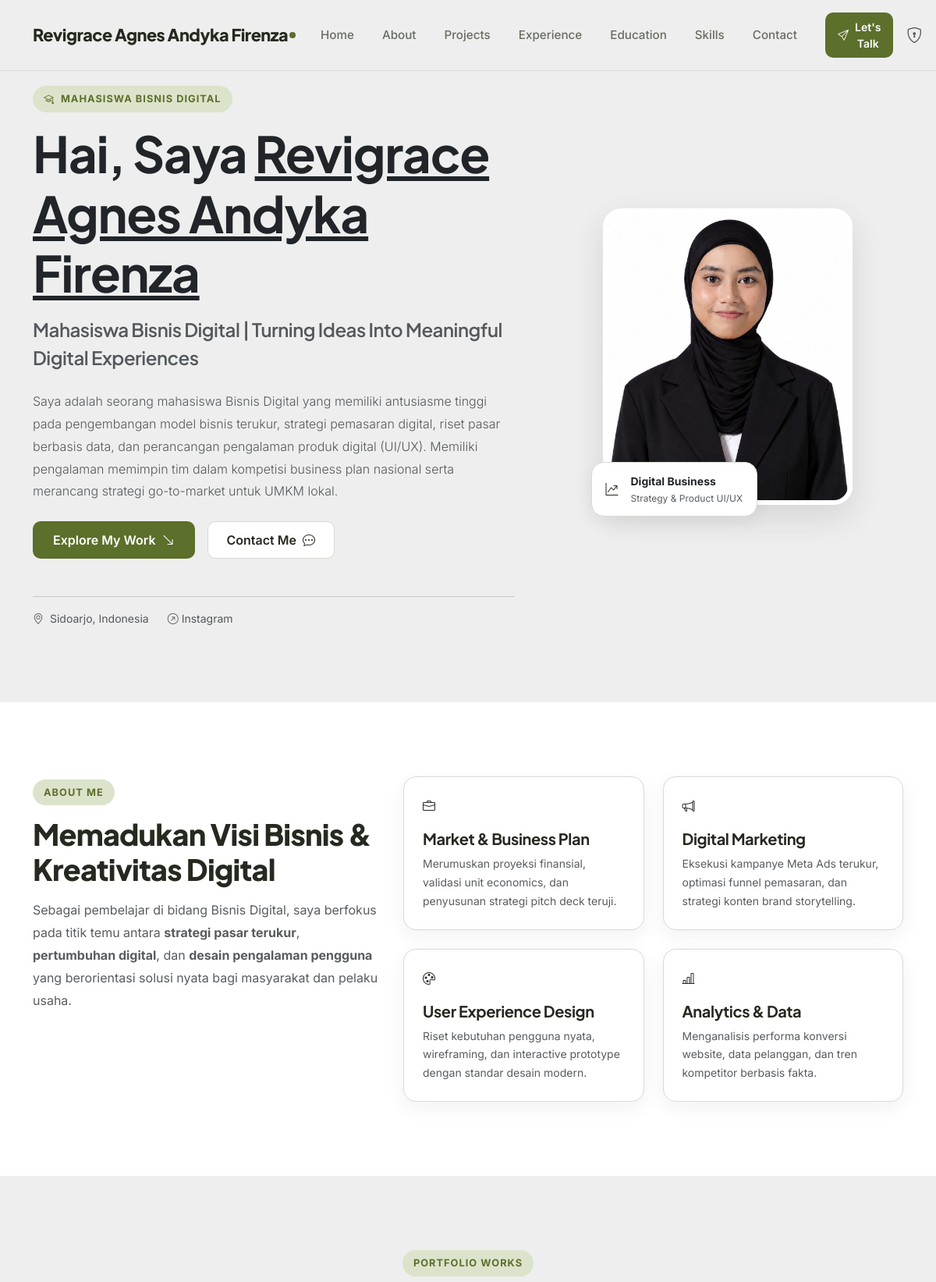
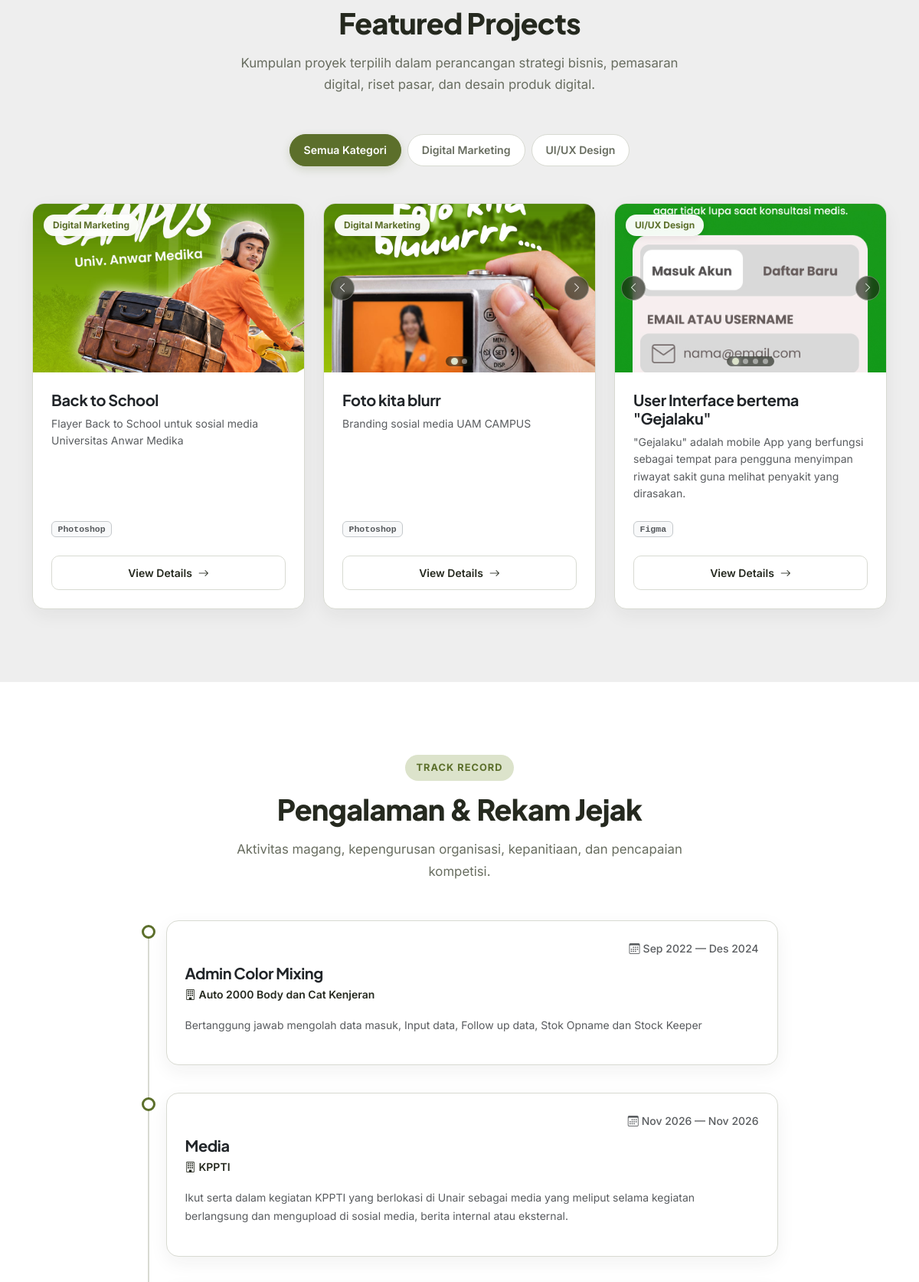
The page / (upper part) on the database its author committed (2 pictures, top to bottom).
### tables this page shows
CREATE TABLE `profile` (
  `id` int(11) NOT NULL AUTO_INCREMENT,
  `full_name` varchar(100) NOT NULL,
  `headline` varchar(180) NOT NULL,
  `about_me` text NOT NULL,
  `email` varchar(120) NOT NULL,
  `phone` varchar(30) DEFAULT NULL,
  `location` varchar(120) DEFAULT NULL,
  `avatar` varchar(255) DEFAULT NULL,
  `cv_path` varchar(255) DEFAULT NULL,
  `updated_at` timestamp NOT NULL DEFAULT current_timestamp() ON UPDATE current_timestamp(),
  PRIMARY KEY (`id`)
);

CREATE TABLE `social_links` (
  `id` int(11) NOT NULL AUTO_INCREMENT,
  `platform` varchar(50) NOT NULL,
  `url` varchar(255) NOT NULL,
  `is_active` tinyint(1) DEFAULT 1,
  `sort_order` int(11) DEFAULT 0,
  `created_at` timestamp NOT NULL DEFAULT current_timestamp(),
  `updated_at` timestamp NOT NULL DEFAULT current_timestamp() ON UPDATE current_timestamp(),
  PRIMARY KEY (`id`)
);

CREATE TABLE `projects` (
  `id` int(11) NOT NULL AUTO_INCREMENT,
  `title` varchar(150) NOT NULL,
  `category_id` int(10) unsigned DEFAULT NULL,
  `slug` varchar(180) NOT NULL,
  `category` varchar(80) NOT NULL,
  `short_description` varchar(255) DEFAULT NULL,
  `description` text DEFAULT NULL,
  `role` varchar(120) DEFAULT NULL,
  `process` text DEFAULT NULL,
  `result` text DEFAULT NULL,
  `tools` text DEFAULT NULL,
  `thumbnail` varchar(255) DEFAULT NULL,
  `project_url` varchar(255) DEFAULT NULL,
  `repository_url` varchar(255) DEFAULT NULL,
  `is_featured` tinyint(1) DEFAULT 0,
  `status` enum('draft','published') DEFAULT 'published',
  `sort_order` int(11) DEFAULT 0,
  `created_at` timestamp NOT NULL DEFAULT current_timestamp(),
  `updated_at` timestamp NOT NULL DEFAULT current_timestamp() ON UPDATE current_timestamp(),
  PRIMARY KEY (`id`),
  UNIQUE KEY `slug` (`slug`),
  KEY `fk_projects_category` (`category_id`),
  CONSTRAINT `fk_projects_category` FOREIGN KEY (`category_id`) REFERENCES `project_categories` (`id`) ON DELETE SET NULL ON UPDATE CASCADE
);

CREATE TABLE `experiences` (
  `id` int(11) NOT NULL AUTO_INCREMENT,
  `type` varchar(100) NOT NULL,
  `title` varchar(150) NOT NULL,
  `organization` varchar(150) NOT NULL,
  `period_start` date DEFAULT NULL,
  `period_end` date DEFAULT NULL,
  `is_current` tinyint(1) DEFAULT 0,
  `description` text NOT NULL,
  `achievements` text DEFAULT NULL,
  `sort_order` int(11) DEFAULT 0,
  `created_at` timestamp NOT NULL DEFAULT current_timestamp(),
  `updated_at` timestamp NOT NULL DEFAULT current_timestamp() ON UPDATE current_timestamp(),
  PRIMARY KEY (`id`)
);

### index.php (the view, shortened to what the rows shown need)
<?php
require_once __DIR__ . '/config/database.php';
require_once __DIR__ . '/includes/functions.php';
$profile = $pdo->query("SELECT * FROM profile LIMIT 1")->fetch() ?: [];
$projects = $pdo->query("
    SELECT p.*, COALESCE(pc.category_name, p.category) AS display_category
    FROM projects p
    LEFT JOIN project_categories pc ON p.category_id = pc.id
    WHERE p.status = 'published'
    ORDER BY p.is_featured DESC, p.sort_order ASC, p.created_at DESC
")->fetchAll();
$experiences = $pdo->query("
    SELECT e.*
    FROM experiences e
    LEFT JOIN experience_types et ON et.type_name = e.type
    ORDER BY COALESCE(et.sort_order, 999) ASC, e.sort_order ASC, e.period_start DESC
")->fetchAll();
$socialLinks = $pdo->query("SELECT * FROM social_links WHERE is_active = 1 ORDER BY sort_order ASC")->fetchAll();
$avatarUrl = resolve_img($profile['avatar'] ?? null, 'profile', 'assets/img/avatar-default.png');
require_once __DIR__ . '/includes/header.php';
require_once __DIR__ . '/includes/navbar.php';
?>
<section id="hero" class="hero-section">
    <div class="container">
        <div class="row align-items-center gy-5">
            <div class="col-lg-7 order-2 order-lg-1">
                <div class="pe-lg-4 text-center text-lg-start">
                    <span class="section-label">
                        <i class="bi bi-mortarboard me-1"></i> Mahasiswa Bisnis Digital
                    </span>
                    <h1 class="display-3 fw-bold mb-3 text-dark">
                        Hai, Saya <span class="text-primary-olive text-decoration-underline"><?= e($profile['full_name'] ?? 'Nadia Saraswati') ?></span>
                    </h1>
                    <h2 class="h4 text-muted fw-semibold mb-4" style="line-height: 1.5;">
                        <?= e($profile['headline'] ?? 'Turning Ideas Into Meaningful Digital Experiences') ?>
                    </h2>
                    <p class="lead text-muted mb-4 fs-6" style="max-width: 600px; line-height: 1.8;">
                        <?= nl2br(e($profile['about_me'] ?? '')) ?>
                    </p>
                    <div class="d-flex flex-wrap gap-3 justify-content-center justify-content-lg-start mb-5">
                        <a href="#projects" class="btn btn-primary-olive">
                        </a>
                        <a href="#contact" class="btn btn-outline-olive">
                        </a>
                    </div>
                    <div class="d-flex flex-wrap align-items-center justify-content-center justify-content-lg-start gap-4 pt-3 border-top border-secondary-subtle">
                        <?php if (!empty($profile['location'])): ?>
                            <div class="d-flex align-items-center gap-2 small text-muted">
                                <i class="bi bi-geo-alt text-primary-olive"></i>
                                <span><?= e($profile['location']) ?></span>
                            </div>
                        <?php endif; ?>
                        <?php foreach ($socialLinks as $soc): ?>
                            <a href="<?= e($soc['url']) ?>" target="_blank" class="text-muted text-decoration-none small d-flex align-items-center gap-1 hover-olive">
                                <i class="bi bi-arrow-up-right-circle text-primary-olive"></i>
                                <span><?= e($soc['platform']) ?></span>
                            </a>
                        <?php endforeach; ?>
                    </div>
                </div>
            </div>
            <div class="col-lg-5 order-1 order-lg-2 text-center">
                <div class="hero-avatar-container">
                    <img src="<?= $avatarUrl ?>" alt="<?= e($profile['full_name'] ?? 'Avatar') ?>" class="hero-avatar">
                    <div class="hero-floating-badge d-flex align-items-center gap-3">
                        <div class="stat-icon">
                        </div>
                        <div class="text-start">
                        </div>
                    </div>
                </div>
            </div>
        </div>
    </div>
</section>
<section id="about" class="bg-white">
    <div class="container">
        <div class="row gy-5 align-items-center">
            <div class="col-lg-5">
                <h2 class="section-heading">Memadukan Visi Bisnis & Kreativitas Digital</h2>
            </div>
        </div>
    </div>
</section>
<section id="projects">
    <div class="container">
        <div class="text-center">
            <h2 class="section-heading">Featured Projects</h2>
        </div>
        <div class="row g-4" id="projectContainer">
            <?php if (empty($projects)): ?>
                <div class="col-12 text-center text-muted py-5">
                    <i class="bi bi-folder-x fs-1 d-block mb-2"></i>
                    Belum ada proyek yang dipublikasikan.
                </div>
            <?php else: ?>
                <?php foreach ($projects as $pj):
                    $catDisplay = $pj['display_category'] ?: ($pj['category'] ?: 'Lainnya');
                ?>
                    <div class="col-md-6 col-lg-4 project-item" data-category="<?= e($catDisplay) ?>">
                        <div class="project-card">
                            <div class="project-thumb-box" id="card-carousel-<?= $pj['id'] ?>"
                                 onclick="openProjectFromCard(<?= htmlspecialchars(json_encode($pj), ENT_QUOTES, 'UTF-8') ?>, event)"
                                 role="button" title="Klik untuk melihat detail proyek">
                                <div class="card-slider-track">
                                    <?php foreach ($pj['all_images'] as $imgIdx => $imgItem): ?>
                                        <img src="<?= e($imgItem['url']) ?>" alt="<?= e($pj['title']) ?>"
                                             class="card-slider-img <?= $imgIdx === 0 ? 'active' : '' ?>"
                                             data-index="<?= $imgIdx ?>"
                                             loading="lazy">
                                    <?php endforeach; ?>
                                </div>
                                <span class="project-cat-pill"><?= e($catDisplay) ?></span>
                                <?php if (count($pj['all_images']) > 1): ?>
                                    <button type="button" class="card-slide-btn card-slide-prev"
                                            onclick="slideCardImage(<?= $pj['id'] ?>, -1, event)" title="Slide Gambar Sebelumnya">
                                        <i class="bi bi-chevron-left"></i>
                                    </button>
                                    <button type="button" class="card-slide-btn card-slide-next"
                                            onclick="slideCardImage(<?= $pj['id'] ?>, 1, event)" title="Slide Gambar Berikutnya">
                                        <i class="bi bi-chevron-right"></i>
                                    </button>
                                    <div class="card-slide-dots">
                                        <?php foreach ($pj['all_images'] as $imgIdx => $imgItem): ?>
                                            <span class="card-slide-dot <?= $imgIdx === 0 ? 'active' : '' ?>"
                                                  onclick="jumpCardImage(<?= $pj['id'] ?>, <?= $imgIdx ?>, event)"></span>
                                        <?php endforeach; ?>
                                    </div>
                                <?php endif; ?>
                            </div>
                            <div class="project-body">
                                <h3 class="h5 fw-bold text-dark mb-2"><?= e($pj['title']) ?></h3>
                                <p class="text-muted small mb-4 flex-grow-1" style="line-height: 1.6;">
                                    <?= e($pj['short_description']) ?>
                                </p>
                                <?php if (!empty($pj['tools'])): ?>
                                    <div class="mb-4">
                                        <div class="d-flex flex-wrap gap-1">
                                            <?php foreach (explode(',', $pj['tools']) as $t): ?>
                                                <span class="badge bg-light text-muted border border-secondary-subtle font-monospace" style="font-size: 0.72rem;"><?= e(trim($t)) ?></span>
                                            <?php endforeach; ?>
                                        </div>
                                    </div>
                                <?php endif; ?>
                                <button type="button" class="btn btn-outline-olive btn-sm w-100 justify-content-center"
                                    onclick="openProjectFromCard(<?= htmlspecialchars(json_encode($pj), ENT_QUOTES, 'UTF-8') ?>, event)">
                                    <span>View Details</span>
                                    <i class="bi bi-arrow-right"></i>
                                </button>
                            </div>
                        </div>
                    </div>
                <?php endforeach; ?>
            <?php endif; ?>
        </div>
    </div>
</section>
<section id="experience" class="bg-white">
    <div class="container">
        <div class="text-center">
            <h2 class="section-heading">Pengalaman & Rekam Jejak</h2>
        </div>
        <div class="row justify-content-center">
            <div class="col-lg-9">
                <?php if (empty($experiences)): ?>
                    <p class="text-center text-muted py-4">Belum ada riwayat pengalaman.</p>
                <?php else: ?>
                    <div class="timeline-modern">
                        <?php foreach ($experiences as $exp):
                            $periodStr = format_period($exp['period_start'], $exp['period_end'], $exp['is_current']);
                        ?>
                            <div class="timeline-node">
                                <div class="timeline-marker"></div>
                                <div class="folio-card p-4">
                                    <div class="d-flex flex-wrap justify-content-between align-items-center gap-2 mb-2">
                                        <span class="badge bg-soft-olive text-primary-olive px-2.5 py-1 rounded-pill small fw-semibold">
                                        </span>
                                        <span class="small text-muted fw-medium">
                                            <i class="bi bi-calendar3 me-1"></i><?= e($periodStr) ?>
                                        </span>
                                    </div>
                                    <h3 class="h5 fw-bold text-dark mb-1"><?= e($exp['title']) ?></h3>
                                    <div class="text-primary-olive fw-semibold small mb-3">
                                        <i class="bi bi-building me-1"></i><?= e($exp['organization']) ?>
                                    </div>
                                    <p class="text-muted small mb-3" style="line-height: 1.7;">
                                        <?= nl2br(e($exp['description'])) ?>
                                    </p>
                                </div>
                            </div>
                        <?php endforeach; ?>
                    </div>
                <?php endif; ?>
            </div>
        </div>
    </div>
</section>
<?php
require_once __DIR__ . '/includes/footer.php';
?>

### includes/navbar.php (shortened to what the rows shown need)
<nav class="navbar navbar-expand-lg fixed-top navbar-folio py-3">
    <div class="container">
        <a class="navbar-brand d-flex align-items-center" href="#hero">
            <span class="navbar-brand-name"><?= e($profile['full_name'] ?? 'MyFolio') ?></span>
            <span class="brand-dot"></span>
        </a>
    </div>
</nav>

### rows shown on the page
profile: full_name "Revigrace Agnes Andyka Firenza", headline "Mahasiswa Bisnis Digital | Turning Ideas Into Meaningful Digital Experiences", about_me "Saya adalah seorang mahasiswa Bisnis Digital yang memiliki antusiasme tinggi pada pengembangan model bisnis terukur, strategi pemasaran digital, riset pasar berbasis data, dan perancangan pengalaman produk digital (UI/UX). Memiliki pengalaman memimpin tim dalam kompetisi business plan nasional serta merancang strategi go-to-market untuk UMKM lokal.", location "Sidoarjo, Indonesia", avatar (picture)
social_links: platform "Instagram"
projects: catDisplay "Digital Marketing", title "Back to School", short_description "Flayer Back to School untuk sosial media Universitas Anwar Medika", tools "Photoshop"
projects: catDisplay "Digital Marketing", title "Foto kita blurr", short_description "Branding sosial media UAM CAMPUS", tools "Photoshop"
projects: catDisplay "UI/UX Design", title "User Interface bertema \"Gejalaku\"", short_description "\"Gejalaku\" adalah mobile App yang berfungsi sebagai tempat para pengguna menyimpan riwayat sakit guna melihat penyakit yang dirasakan.", tools "Figma"
experiences: periodStr "Sep 2022 — Des 2024", title "Admin Color Mixing", organization "Auto 2000 Body dan Cat Kenjeran", description "Bertanggung jawab mengolah data masuk, Input data, Follow up data, Stok Opname dan Stock Keeper"
experiences: periodStr "Nov 2026 — Nov 2026", title "Media", organization "KPPTI", description "Ikut serta dalam kegiatan KPPTI yang berlokasi di Unair sebagai media yang meliput selama kegiatan berlangsung dan mengupload di sosial media, berita internal atau eksternal."

### other values the page prints
$cat "Digital Marketing"
$cat "UI/UX Design"
